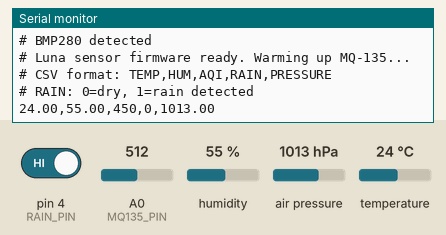
Bench run of a sketch on a simulated Arduino Uno, built with avr-gcc and run on an emulated ATmega328P. Parts: the last lines printed to the serial monitor. The inputs (shaded band) are chosen by the test bench; at power-on: humidity 55 %, air pressure 1013 hPa, pin 4 (RAIN_PIN) HIGH, temperature 24 °C, A0 (MQ135_PIN) = 512.

Above: at 1.2 s.
1.3 s: humidity set to 22 %
At 3.2 s:
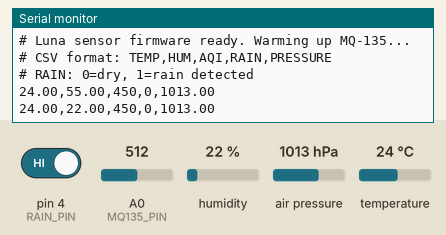
4.0 s: air pressure set to 952 hPa
At 5.0 s:
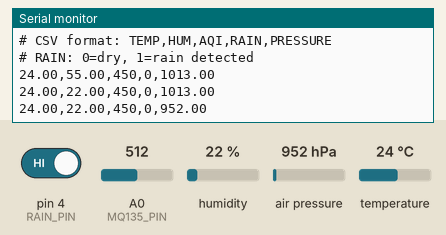
6.7 s: pin 4 (RAIN_PIN) driven LOW
At 8.7 s:
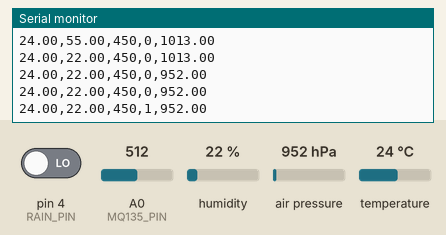
9.4 s: temperature set to 12 °C
At 10.5 s:
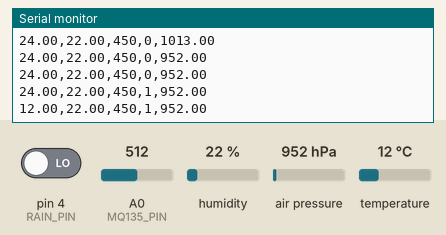
12.1 s: air pressure set to 975 hPa
At 13.5 s:
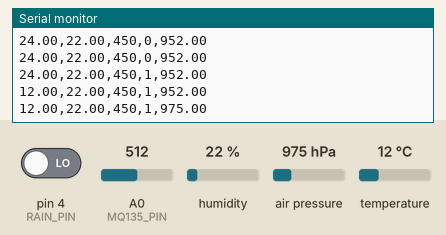
14.8 s: pin 4 (RAIN_PIN) driven HIGH
At 17.2 s:
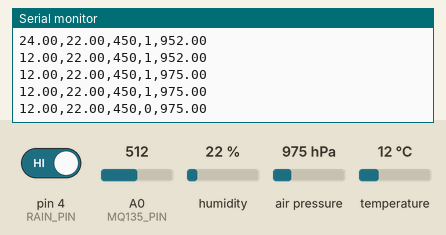
Timing chart, 0 to 18.5 s (numbered marks = the images above; inputs shaded):
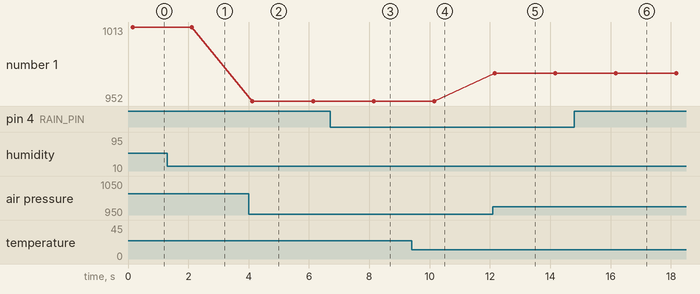

The sketch:

luna_sensors.ino
```cpp
/*
 * luna_sensors.ino
 * ────────────────────────────────────────────────────────────────
 * Luna AI Plant Care System — Arduino Sensor Firmware
 * Sends sensor readings as CSV over USB Serial every 2 seconds.
 *
 * CSV Format (one line per reading):
 *   TEMP,HUM,AQI,RAIN,PRESSURE
 *   e.g. 24.30,62.10,450,0,1013.50
 *
 * To use:
 *   1. Upload this sketch to your Arduino
 *   2. In python/config.py set:
 *        SERIAL_PORT = "COM3"   ← your actual port (check Arduino IDE)
 *   3. In main.py set:
 *        reader = SerialReader(use_simulator=False)
 *   That's all — Luna reads the CSV automatically.
 *
 * Wiring Guide:
 * ┌──────────────┬───────────────────────────────────────┐
 * │ Sensor       │ Arduino Pin                           │
 * ├──────────────┼───────────────────────────────────────┤
 * │ DHT22 DATA   │ Digital 2                             │
 * │ DHT22 VCC    │ 5V                                    │
 * │ DHT22 GND    │ GND                                   │
 * ├──────────────┼───────────────────────────────────────┤
 * │ MQ-135 AOUT  │ Analog A0                             │
 * │ MQ-135 VCC   │ 5V                                    │
 * │ MQ-135 GND   │ GND                                   │
 * ├──────────────┼───────────────────────────────────────┤
 * │ Rain DO      │ Digital 4  (HIGH=dry, LOW=rain)       │
 * │ Rain VCC     │ 3.3V                                  │
 * │ Rain GND     │ GND                                   │
 * ├──────────────┼───────────────────────────────────────┤
 * │ BMP280 SDA   │ A4 (Uno) / SDA (Mega/Leonardo)        │
 * │ BMP280 SCL   │ A5 (Uno) / SCL (Mega/Leonardo)        │
 * │ BMP280 VCC   │ 3.3V                                  │
 * │ BMP280 GND   │ GND                                   │
 * └──────────────┴───────────────────────────────────────┘
 *
 * Required Libraries (install via Arduino IDE → Library Manager):
 *   • DHT sensor library by Adafruit   (search "DHT sensor library")
 *   • Adafruit Unified Sensor           (dependency of DHT library)
 *   • Adafruit BMP280 Library           (search "Adafruit BMP280")
 * ────────────────────────────────────────────────────────────────
 */

#include <DHT.h>
#include <Wire.h>
#include <Adafruit_BMP280.h>

// ── PIN DEFINITIONS ───────────────────────────────────────────────────────────
#define DHT_PIN       2       // DHT22 data pin
#define DHT_TYPE      DHT22   // DHT22 (also works with DHT11 if you change this)
#define MQ135_PIN     A0      // MQ-135 analog output
#define RAIN_PIN      4       // Rain sensor digital output

// ── CONSTANTS ─────────────────────────────────────────────────────────────────
#define READ_INTERVAL_MS  2000   // Send a reading every 2 seconds
#define MQ135_WARMUP_MS   60000  // MQ-135 needs 60 seconds to warm up

// ── SENSOR OBJECTS ────────────────────────────────────────────────────────────
DHT dht(DHT_PIN, DHT_TYPE);
Adafruit_BMP280 bmp;          // Uses I2C by default

// ── STATE ─────────────────────────────────────────────────────────────────────
bool bmpAvailable  = false;   // Set to true if BMP280 is detected on startup
bool mq135Warmed   = false;   // Set to true after warmup period
unsigned long startTime = 0;

void setup() {
  Serial.begin(9600);

  // DHT22
  dht.begin();

  // Rain sensor pin — read digital value
  pinMode(RAIN_PIN, INPUT);

  // BMP280 — try to initialise; not fatal if absent
  if (bmp.begin(0x76) || bmp.begin(0x77)) {
    bmpAvailable = true;
    bmp.setSampling(
      Adafruit_BMP280::MODE_NORMAL,
      Adafruit_BMP280::SAMPLING_X2,
      Adafruit_BMP280::SAMPLING_X16,
      Adafruit_BMP280::FILTER_X16,
      Adafruit_BMP280::STANDBY_MS_500
    );
    Serial.println("# BMP280 detected");
  } else {
    Serial.println("# BMP280 not found — using default pressure 1013.25 hPa");
  }

  // Record startup time for MQ-135 warmup
  startTime = millis();
  Serial.println("# Luna sensor firmware ready. Warming up MQ-135...");
  Serial.println("# CSV format: TEMP,HUM,AQI,RAIN,PRESSURE");
  Serial.println("# RAIN: 0=dry, 1=rain detected");
}

void loop() {
  // ── Read DHT22 ──────────────────────────────────────────────────────────────
  float temp = dht.readTemperature();   // Celsius
  float hum  = dht.readHumidity();      // %

  // Check for DHT22 read failure
  if (isnan(temp) || isnan(hum)) {
    Serial.println("# ERROR: DHT22 read failed. Check wiring.");
    delay(READ_INTERVAL_MS);
    return;
  }

  // ── Read MQ-135 ─────────────────────────────────────────────────────────────
  // MQ-135 needs 60 seconds to warm up for accurate readings.
  // During warmup, we still send data but mark it as approximate.
  int rawAQI = analogRead(MQ135_PIN);   // 0–1023

  // Convert raw 10-bit reading to approximate ppm.
  // This is a simplified linear mapping — real MQ-135 calibration needs
  // reference gas (clean air baseline). For a plant monitor, relative
  // changes matter more than absolute ppm values.
  int aqi = map(rawAQI, 0, 1023, 200, 3000);

  if (millis() - startTime < MQ135_WARMUP_MS) {
    // During warmup, cap at a safe default to avoid false alerts in Luna
    aqi = 450;
  }

  // ── Read Rain Sensor ────────────────────────────────────────────────────────
  // Rain module: DO is LOW when rain detected, HIGH when dry
  // We invert it so Luna gets: 1=rain, 0=dry (matches existing logic)
  int rain = (digitalRead(RAIN_PIN) == LOW) ? 1 : 0;

  // ── Read BMP280 ─────────────────────────────────────────────────────────────
  float pressure = 1013.25;   // fallback if BMP280 not present
  if (bmpAvailable) {
    pressure = bmp.readPressure() / 100.0F;  // Pa → hPa
  }

  // ── Send CSV Line ───────────────────────────────────────────────────────────
  // Format: TEMP,HUM,AQI,RAIN,PRESSURE
  // Python SerialReader.parse_line() expects exactly this format.
  Serial.print(temp,    2);   Serial.print(",");
  Serial.print(hum,     2);   Serial.print(",");
  Serial.print(aqi);          Serial.print(",");
  Serial.print(rain);         Serial.print(",");
  Serial.print(pressure, 2);  Serial.println();   // \n terminates the line

  delay(READ_INTERVAL_MS);
}
```

Measured:
- after the input at 1.3 s, the serial monitor: prints a new line after 0.82 s (image 1)
- after the input at 4.0 s, the serial monitor: prints a new line after 0.13 s (image 2)
- after the input at 6.7 s, the serial monitor: prints a new line after 1.4 s (image 3)
- after the input at 9.4 s, the serial monitor: prints a new line after 0.75 s (image 4)
- after the input at 12.1 s, the serial monitor: prints a new line after 0.06 s (image 5)
- after the input at 14.8 s, the serial monitor: prints a new line after 1.4 s (image 6)
- plotted number 1: 1013 → 952 after the input at 4.0 s, 952 → 975 after the input at 12.1 s
